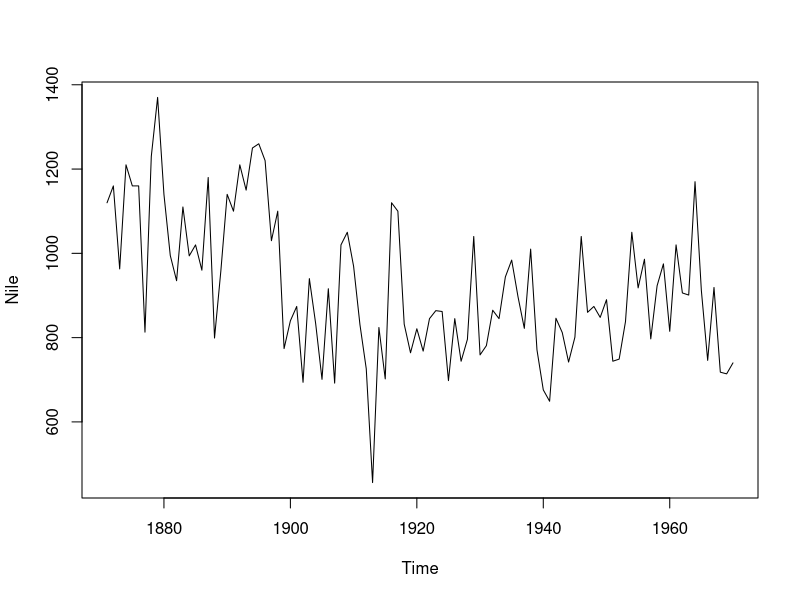
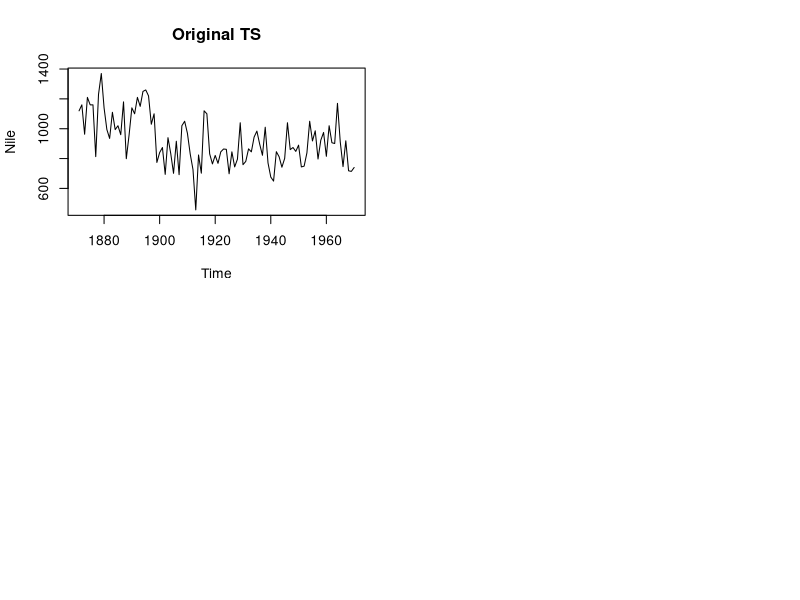

Here is the R script that generated these plots, in order: (Note: this script raises an error after producing the figures.)
# TS - Simple Moving Average
#SMA
# use for 
#Data settechnique to get an overall idea of the trends in a data set; it is an average of any subset of numbers. The moving average is extremely useful for forecasting long-term trends


Nile  # river flow from year 1871 to 1970

plot(Nile)

library(forecast)  # for forecasting
opar = par(no.readonly = T)  # save current parameter
par(mfrow=c(2,2))
(ylim = range(Nile))
plot(Nile, main='Original TS')
head(Nile)
ma(Nile,3)
head(Nile,4)
head(ma(Nile,3))(1120+1160+963)/3
mean(Nile[1:3]);mean(Nile[2:4]); mean(Nile[3:5]); mean(Nile[4:6])
ma(Nile,3)(1:10)

plot(ma(Nile,3), main='SMA k=3', ylim=ylim)
plot(ma(Nile,7), main='SMA k=7', ylim=ylim)
plot(ma(Nile,15),main='SMA k=15', ylim=ylim)
par(opar)

